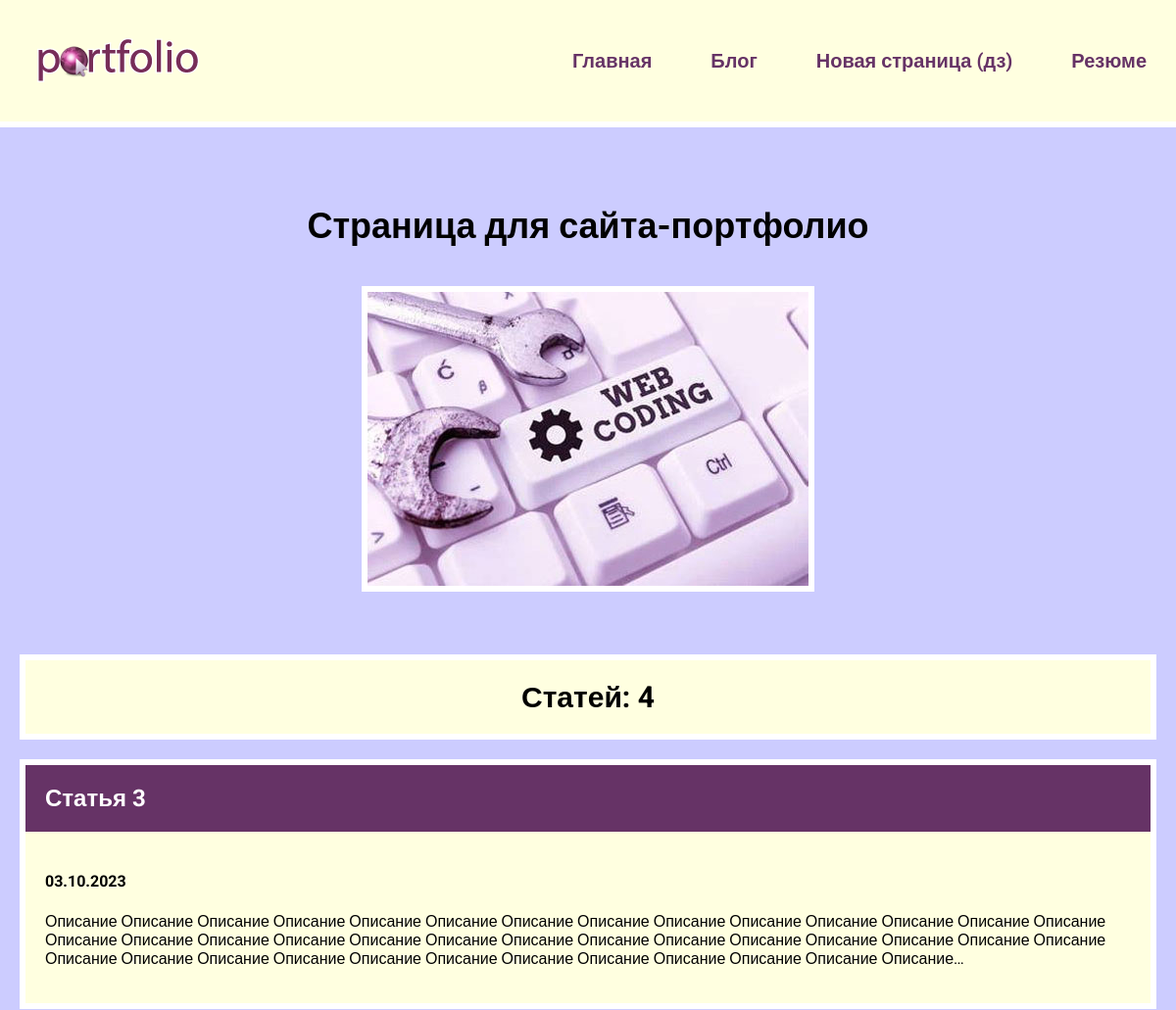
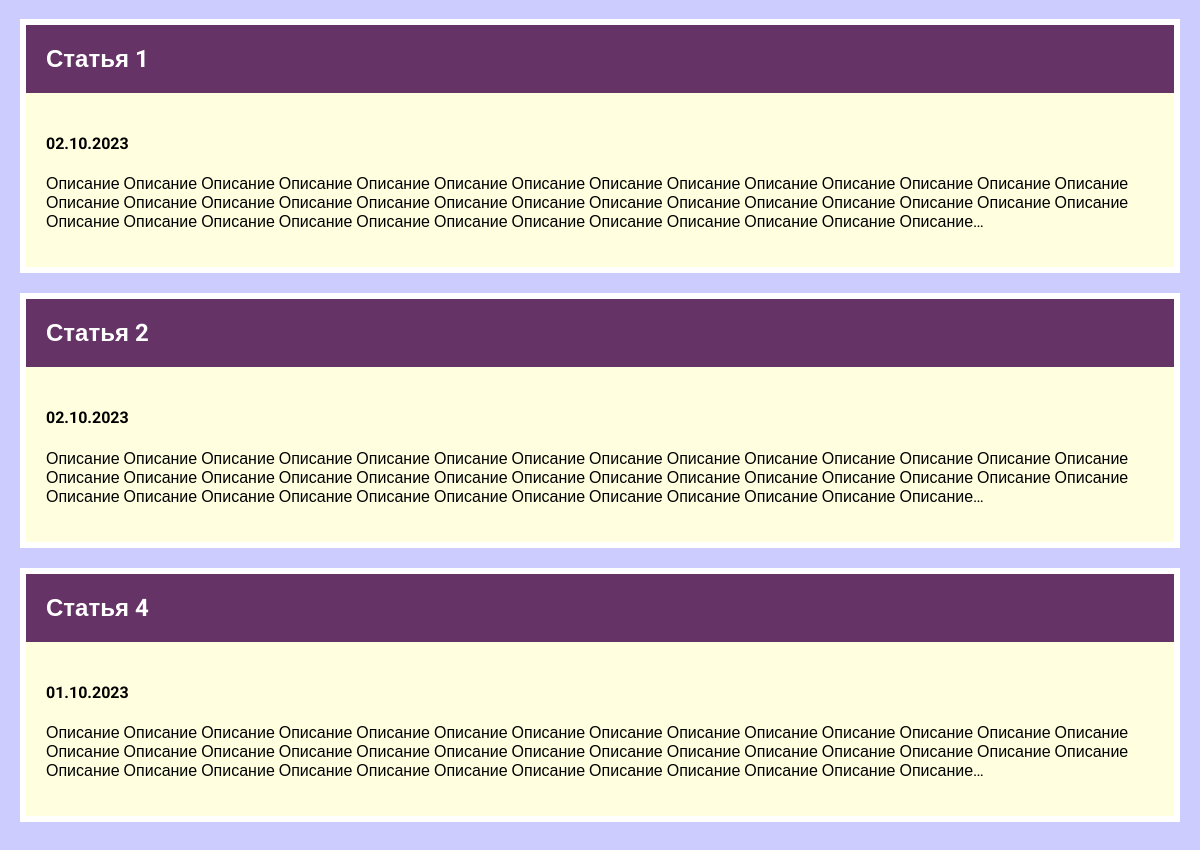
/page/, run on the app's committed database (2 pictures, top to bottom).
### page/models.py (models this page shows, shortened)
class Page(models.Model):
    title = models.CharField(max_length=200)
    description = models.TextField()
    date = models.DateField()

### page/views.py (the view)
# urls.py: path('', views.page, name='page'),
def page(request):
    page = Page.objects.order_by('-date')
    return render(request, 'page/page.html', {'pages': page})

### page/templates/page/page.html
{% extends 'skills/base.html' %}
{% load static %}
{% block content %}
<h1>Страница для сайта-портфолио</h1>
<div class="img">
    <img src="{% static 'page/wc.jpg' %}" alt="">
</div>
<h2 class="count">Статей: {{ pages.count }}</h2>
{% for page in pages %}
<div class="element">
    <h2 class="top">
        <a href="{% url 'page:more' page.id %}">
            {{ page.title }}
        </a>
    </h2>
    <div class="blog_text">
        <h4>{{ page.date | date:'d.m.Y' }}</h4>
        <p>{{ page.description | striptags | truncatechars:360 }}</p>
    </div>
</div>
{% endfor %}
{% endblock %}

### skills/templates/skills/base.html (shortened to what this page needs)
{% load static %}
<!DOCTYPE html>
<html lang="en">
<head>
    <link rel="stylesheet" href="{% static 'css/style.css' %}">
</head>
<body>
<div class="menu">
    <div class="wrap">
        <div class="logo">
            <a href="{% url 'index' %}">
                <img src="{% static 'skills/logo.png' %}" alt="">
            </a>
        </div>
        <ul>
            <li><a href="{% url 'index' %}">Главная</a></li>
            <li><a href="{% url 'blog:blogs' %}">Блог</a></li>
            <li><a href="{% url 'page:page' %}">Новая страница (дз)</a></li>
            <li><a href="{% static 'skills/resume.pdf' %}" target="_blank">Резюме</a></li>
        </ul>
    </div>
</div>
<div class="content">
    <div class="wrap">
        {% block content %}
        {% endblock %}
    </div>
</div>
</body>
</html>

### skills/static/css/style.css (style rules this page uses)
body { font-family: 'Roboto', sans-serif; padding: 0; margin: 0; background: #CCCCFF; }
.wrap { max-width: 1200px; margin: 0 auto; padding: 20px; box-sizing: border-box; }
.element, .count { background-color: lightyellow; flex-basis: 360px; border: 6px solid #FFF; margin: 20px 0; }
.content h1 { text-align: center; margin: 60px 0 40px; font-size: 36px; }
.img + h2, .text h2 { text-align: center; margin: 20px 0; font-size: 30px; }
.img { text-align: center; margin-bottom: 60px; }
.img img { border: 6px solid #FFF; }
.top { background: #663366; margin: 0; }
.top a { color: #FFF; text-decoration: none; padding: 20px; display: block; }
.blog_text, .count { padding: 20px; box-sizing: border-box; }
.menu { background: lightyellow; padding: 10px; border-bottom: 6px solid #FFF; }
.menu .wrap { display: flex; flex-wrap: wrap; justify-content: space-between; align-items: center; }
.menu ul { display: flex; list-style: none; font-size: 20px; }
.menu li { margin-left: 60px; }
.menu a { color: #663366; font-weight: bold; text-decoration: none; }

### data on the page
Page: title "Статья 3", date "03.10.2023", description "Описание Описание Описание Описание Описание Описание Описание Описание Описание Описание Описание Описание Описание Описание Описание Описание Описание Описание Описание Описание Описание Описание Описание Описание Описание Описание Описание Описание Описание Описание Описание Описание Описание Описание Описание Описание Описание Описание Описание Описание…"
Page: title "Статья 1", date "02.10.2023", description "Описание Описание Описание Описание Описание Описание Описание Описание Описание Описание Описание Описание Описание Описание Описание Описание Описание Описание Описание Описание Описание Описание Описание Описание Описание Описание Описание Описание Описание Описание Описание Описание Описание Описание Описание Описание Описание Описание Описание Описание…"
Page: title "Статья 2", date "02.10.2023", description "Описание Описание Описание Описание Описание Описание Описание Описание Описание Описание Описание Описание Описание Описание Описание Описание Описание Описание Описание Описание Описание Описание Описание Описание Описание Описание Описание Описание Описание Описание Описание Описание Описание Описание Описание Описание Описание Описание Описание Описание…"
Page: title "Статья 4", date "01.10.2023", description "Описание Описание Описание Описание Описание Описание Описание Описание Описание Описание Описание Описание Описание Описание Описание Описание Описание Описание Описание Описание Описание Описание Описание Описание Описание Описание Описание Описание Описание Описание Описание Описание Описание Описание Описание Описание Описание Описание Описание Описание…"

### other printed values
{{ pages.count }} "4"
